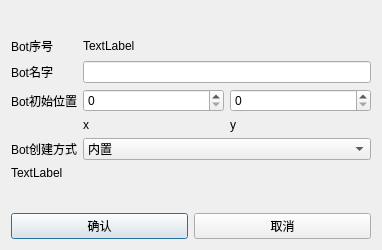
<?xml version="1.0" encoding="UTF-8"?>
<ui version="4.0">
 <class>DialogNewBots</class>
 <widget class="QDialog" name="DialogNewBots">
  <property name="geometry">
   <rect>
    <x>0</x>
    <y>0</y>
    <width>382</width>
    <height>250</height>
   </rect>
  </property>
  <property name="windowTitle">
   <string>新建Bot</string>
  </property>
  <layout class="QVBoxLayout" name="verticalLayout">
   <item>
    <spacer name="verticalSpacer_2">
     <property name="orientation">
      <enum>Qt::Vertical</enum>
     </property>
     <property name="sizeHint" stdset="0">
      <size>
       <width>20</width>
       <height>40</height>
      </size>
     </property>
    </spacer>
   </item>
   <item>
    <layout class="QGridLayout" name="gridLayout">
     <item row="1" column="0">
      <widget class="QLabel" name="label_2">
       <property name="text">
        <string>Bot名字</string>
       </property>
      </widget>
     </item>
     <item row="5" column="0">
      <widget class="QLabel" name="label_5">
       <property name="text">
        <string>TextLabel</string>
       </property>
      </widget>
     </item>
     <item row="4" column="1">
      <widget class="QComboBox" name="comboBoxBotCreateType">
       <item>
        <property name="text">
         <string>内置</string>
        </property>
       </item>
       <item>
        <property name="text">
         <string>从文件</string>
        </property>
       </item>
       <item>
        <property name="text">
         <string>自定义</string>
        </property>
       </item>
      </widget>
     </item>
     <item row="3" column="1">
      <layout class="QHBoxLayout" name="horizontalLayout_2">
       <item>
        <widget class="QLabel" name="label_6">
         <property name="text">
          <string>x</string>
         </property>
        </widget>
       </item>
       <item>
        <widget class="QLabel" name="label_7">
         <property name="text">
          <string>y</string>
         </property>
        </widget>
       </item>
      </layout>
     </item>
     <item row="2" column="0">
      <widget class="QLabel" name="label_3">
       <property name="text">
        <string>Bot初始位置</string>
       </property>
      </widget>
     </item>
     <item row="2" column="1">
      <layout class="QHBoxLayout" name="horizontalLayout">
       <item>
        <widget class="QSpinBox" name="spinBoxX"/>
       </item>
       <item>
        <widget class="QSpinBox" name="spinBoxY"/>
       </item>
      </layout>
     </item>
     <item row="0" column="1">
      <widget class="QLabel" name="labelBotNum">
       <property name="text">
        <string>TextLabel</string>
       </property>
      </widget>
     </item>
     <item row="1" column="1">
      <widget class="QLineEdit" name="lineEditBotName"/>
     </item>
     <item row="4" column="0">
      <widget class="QLabel" name="label_4">
       <property name="text">
        <string>Bot创建方式</string>
       </property>
      </widget>
     </item>
     <item row="0" column="0">
      <widget class="QLabel" name="label">
       <property name="text">
        <string>Bot序号</string>
       </property>
      </widget>
     </item>
    </layout>
   </item>
   <item>
    <spacer name="verticalSpacer">
     <property name="orientation">
      <enum>Qt::Vertical</enum>
     </property>
     <property name="sizeHint" stdset="0">
      <size>
       <width>20</width>
       <height>40</height>
      </size>
     </property>
    </spacer>
   </item>
   <item>
    <layout class="QHBoxLayout" name="horizontalLayout_3">
     <item>
      <widget class="QPushButton" name="pushButtonOK">
       <property name="text">
        <string>确认</string>
       </property>
      </widget>
     </item>
     <item>
      <widget class="QPushButton" name="pushButtonCancel">
       <property name="text">
        <string>取消</string>
       </property>
      </widget>
     </item>
    </layout>
   </item>
  </layout>
 </widget>
 <resources/>
 <connections/>
</ui>
